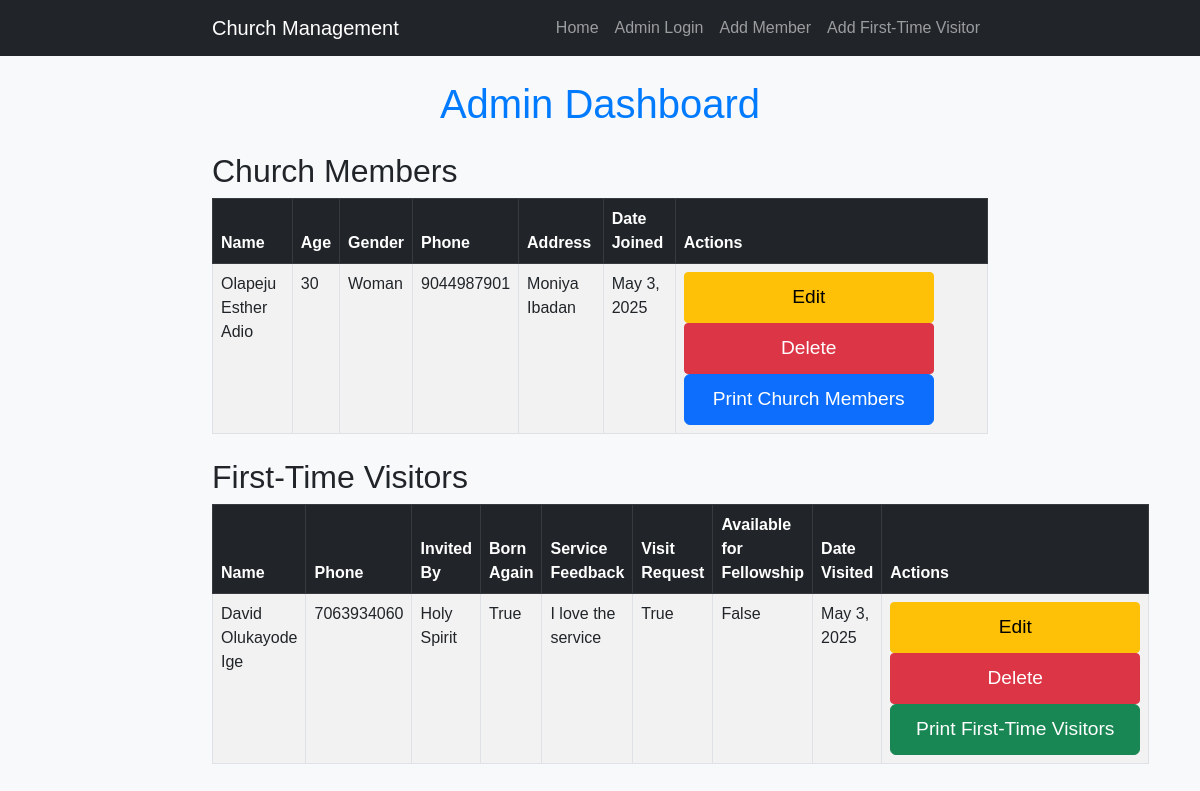
/admin-dashboard/ (signed in), run on the app's committed database.
### church_app/models.py (models this page shows, shortened)
class Member(models.Model):
    GENDER_CHOICES = [
        ('Man', 'Man'),
        ('Woman', 'Woman'),
        ('Child', 'Child'),
    ]
    first_name = models.CharField(max_length=100)
    last_name = models.CharField(max_length=100)
    age = models.PositiveIntegerField()  # Changed to prevent negative values
    gender = models.CharField(max_length=10, choices=GENDER_CHOICES)
    phone = models.CharField(max_length=15)  # Ensures no duplicate phone numbers
    address = models.TextField()
    date_joined = models.DateField(auto_now_add=True)

class FirstTimer(models.Model):
    first_name = models.CharField(max_length=100)
    last_name = models.CharField(max_length=100)
    address = models.TextField()
    phone = models.CharField(max_length=15)  # Prevents duplicate entries
    invited_by = models.CharField(max_length=100)  # Who invited the visitor
    born_again = models.BooleanField()  # Yes or No
    service_feedback = models.TextField(blank=True, null=True)  # Allows optional feedback
    would_like_visit = models.BooleanField()  # Yes or No
    available_for_fellowship = models.BooleanField()  # Yes or No
    date_visited = models.DateField(auto_now_add=True)

### church_app/views.py (the view)
# urls.py: path('admin-dashboard/', views.admin_dashboard, name='admin_dashboard'),
@login_required
def admin_dashboard(request):
    members = Member.objects.all()
    first_timers = FirstTimer.objects.all()
    return render(request, 'admin_dashboard.html', {'members': members, 'first_timers': first_timers})

### church_app/templates/admin_dashboard.html (shortened to what this page needs)
{% extends 'base.html' %}
{% block content %}
<h1 class="text-center">Admin Dashboard</h1>
<h2 class="mt-4">Church Members</h2>
<table class="table table-striped table-bordered">
    <thead class="table-dark">
        <tr>
            <th>Name</th>
            <th>Age</th>
            <th>Gender</th>
            <th>Phone</th>
            <th>Address</th>
            <th>Date Joined</th>
            <th>Actions</th>
        </tr>
    </thead>
    <tbody>
        {% for member in members %}
        <tr>
            <td>{{ member.first_name }} {{ member.last_name }}</td>
            <td>{{ member.age }}</td>
            <td>{{ member.gender }}</td>
            <td>{{ member.phone }}</td>
            <td>{{ member.address }}</td>
            <td>{{ member.date_joined }}</td>
            <td>
                <a href="{% url 'edit_member' member.pk %}" class="btn btn-warning btn-sm">Edit</a>
                <form action="{% url 'delete_member' member.pk %}" method="post" style="display:inline;">
                    <button type="submit" class="btn btn-danger btn-sm">Delete</button>
                </form>
                <a href="{% url 'print_members' %}" class="btn btn-primary">Print Church Members</a>
            </td>
        </tr>
        {% empty %}
        <tr><td colspan="7" class="text-center">No church members found.</td></tr>
        {% endfor %}
    </tbody>
</table>
<h2 class="mt-4">First-Time Visitors</h2>
<table class="table table-striped table-bordered">
    <thead class="table-dark">
        <tr>
            <th>Name</th>
            <th>Phone</th>
            <th>Invited By</th>
            <th>Born Again</th>
            <th>Service Feedback</th>
            <th>Visit Request</th>
            <th>Available for Fellowship</th>
            <th>Date Visited</th>
            <th>Actions</th>
        </tr>
    </thead>
    <tbody>
        {% for first_timer in first_timers %}
        <tr>
            <td>{{ first_timer.first_name }} {{ first_timer.last_name }}</td>
            <td>{{ first_timer.phone }}</td>
            <td>{{ first_timer.invited_by }}</td>
            <td>{{ first_timer.born_again }}</td>
            <td>{{ first_timer.service_feedback }}</td>
            <td>{{ first_timer.would_like_visit }}</td>
            <td>{{ first_timer.available_for_fellowship }}</td>
            <td>{{ first_timer.date_visited }}</td>
            <td>
                <a href="{% url 'edit_first_timer' first_timer.pk %}" class="btn btn-warning btn-sm">Edit</a>
                <form action="{% url 'delete_first_timer' first_timer.pk %}" method="post" style="display:inline;">
                    <button type="submit" class="btn btn-danger btn-sm">Delete</button>
                </form>
                <a href="{% url 'print_first_timers' %}" class="btn btn-success">Print First-Time Visitors</a>
            </td>
        </tr>
        {% empty %}
        <tr><td colspan="9" class="text-center">No first-time visitors found.</td></tr>
        {% endfor %}
    </tbody>
</table>
{% endblock content %}

### church_app/templates/base.html (shortened to what this page needs)
{% load static %}
<!DOCTYPE html>
<html lang="en">
<head>
    <link href="https://cdn.jsdelivr.net/npm/bootstrap@5.3.0/dist/css/bootstrap.min.css" rel="stylesheet">
    <link rel="stylesheet" href="{% static 'church_app/styles.css' %}">
</head>
<body>
    {% if request.resolver_match and request.resolver_match.view_name != 'homepage' %}
    <nav class="navbar navbar-expand-lg navbar-dark bg-dark">
        <div class="container">
            <a class="navbar-brand" href="/">Church Management</a>
            <div class="collapse navbar-collapse" id="navbarNav">
                <ul class="navbar-nav ms-auto">
                    <li class="nav-item"><a class="nav-link" href="/">Home</a></li>
                    <li class="nav-item"><a class="nav-link" href="/admin-login/">Admin Login</a></li>
                    <li class="nav-item"><a class="nav-link" href="/add-member/">Add Member</a></li>
                    <li class="nav-item"><a class="nav-link" href="/add-first-timer/">Add First-Time Visitor</a></li>
                </ul>
            </div>
        </div>
    </nav>
    {% endif %}
    <div class="container mt-4">
        {% block content %}
        {% endblock content %}
    </div>
</body>
</html>

### church_app/static/church_app/styles.css (style rules this page uses)
body { background-color: #f8f9fa; font-family: Arial, sans-serif; }
h1 { color: #007bff; text-align: center; }
.btn { font-size: 1.2rem; padding: 10px 20px; width: 250px; text-align: center; }
.container { max-width: 800px; margin: auto; }

### data on the page
Member: first_name "Olapeju Esther", last_name "Adio", age "30", gender "Woman", phone "9044987901", address "Moniya Ibadan", date_joined "May 3, 2025"
FirstTimer: first_name "David Olukayode", last_name "Ige", phone "7063934060", invited_by "Holy Spirit", born_again "True", service_feedback "I love the service", would_like_visit "True", available_for_fellowship "False", date_visited "May 3, 2025"
